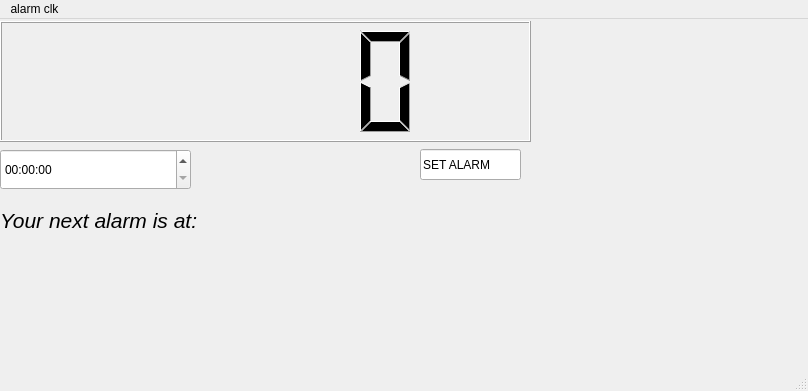
<?xml version="1.0" encoding="UTF-8"?>
<ui version="4.0">
 <class>MainWindow</class>
 <widget class="QMainWindow" name="MainWindow">
  <property name="geometry">
   <rect>
    <x>0</x>
    <y>0</y>
    <width>808</width>
    <height>391</height>
   </rect>
  </property>
  <property name="windowTitle">
   <string>MainWindow</string>
  </property>
  <widget class="QWidget" name="centralwidget">
   <widget class="QLCDNumber" name="lcdNumber">
    <property name="geometry">
     <rect>
      <x>0</x>
      <y>2</y>
      <width>531</width>
      <height>121</height>
     </rect>
    </property>
    <property name="intValue" stdset="0">
     <number>0</number>
    </property>
   </widget>
   <widget class="QTimeEdit" name="timeEdit">
    <property name="geometry">
     <rect>
      <x>0</x>
      <y>130</y>
      <width>191</width>
      <height>41</height>
     </rect>
    </property>
   </widget>
   <widget class="QLineEdit" name="lineEdit">
    <property name="geometry">
     <rect>
      <x>420</x>
      <y>130</y>
      <width>101</width>
      <height>31</height>
     </rect>
    </property>
    <property name="text">
     <string>SET ALARM</string>
    </property>
   </widget>
   <widget class="QLabel" name="label">
    <property name="geometry">
     <rect>
      <x>0</x>
      <y>186</y>
      <width>221</width>
      <height>31</height>
     </rect>
    </property>
    <property name="font">
     <font>
      <pointsize>16</pointsize>
      <italic>true</italic>
     </font>
    </property>
    <property name="autoFillBackground">
     <bool>false</bool>
    </property>
    <property name="text">
     <string>Your next alarm is at:</string>
    </property>
   </widget>
  </widget>
  <widget class="QStatusBar" name="statusbar"/>
  <widget class="QMenuBar" name="menuBar">
   <property name="geometry">
    <rect>
     <x>0</x>
     <y>0</y>
     <width>808</width>
     <height>25</height>
    </rect>
   </property>
   <widget class="QMenu" name="menuAlarm_clk">
    <property name="title">
     <string>alarm clk</string>
    </property>
    <addaction name="actionSet_alarm_clk"/>
   </widget>
   <addaction name="menuAlarm_clk"/>
  </widget>
  <action name="actionSet_alarm_clk">
   <property name="text">
    <string>set alarm clk</string>
   </property>
  </action>
 </widget>
 <resources/>
 <connections/>
</ui>
